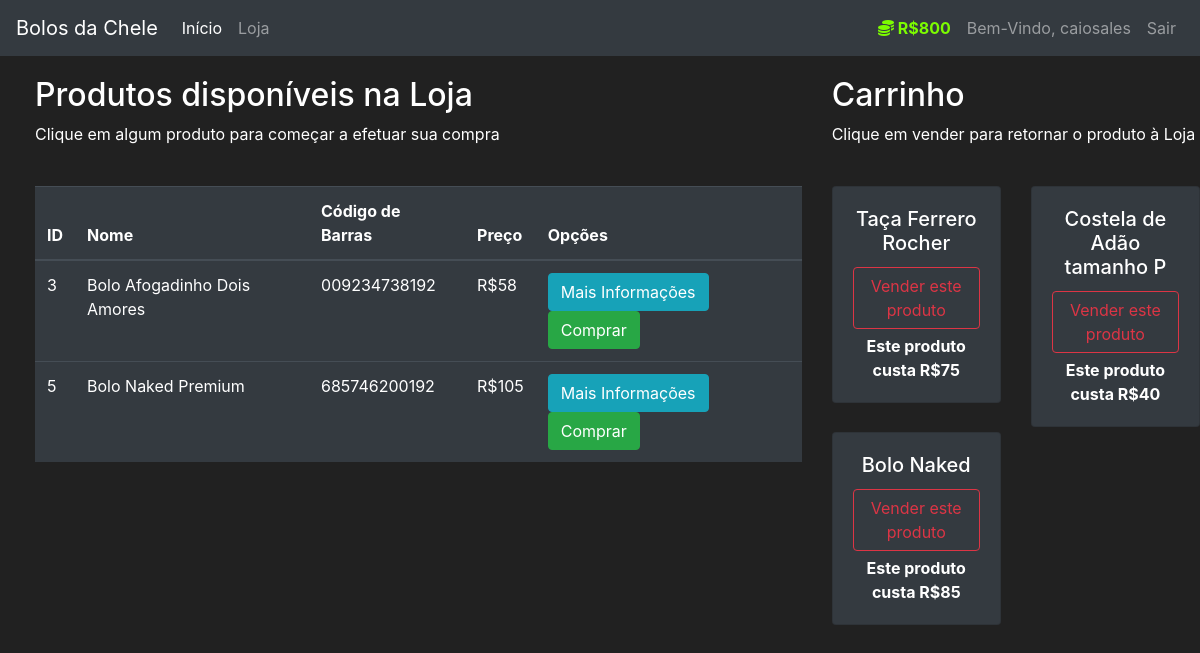
/market (signed in), run on the app's committed database.
### market/models.py (models this page shows, shortened)
class User(db.Model, UserMixin):
    id = db.Column(db.Integer(), primary_key=True)
    username = db.Column(db.String(length=30), nullable=False, unique=True)
    email_address = db.Column(db.String(length=50), nullable=False, unique=True)
    password_hash = db.Column(db.String(length=60), nullable=False)
    budget = db.Column(db.Integer(), nullable=False, default=1000)
    items = db.relationship('Item', backref='owned_user', lazy=True)
    @property
    def prettier_budget(self):
        if len(str(self.budget)) >= 4:
            return f'R${str(self.budget)[:-3]},{str(self.budget)[-3:]}'
        else:
            return f"R${self.budget}"
    @property
    def password(self):
        return self.password

class Item(db.Model):
    id = db.Column(db.Integer(), primary_key=True)
    name = db.Column(db.String(length=30), nullable=False, unique=True)
    price = db.Column(db.Integer(), nullable=False)
    barcode = db.Column(db.String(length=12), nullable=False, unique=True)
    description = db.Column(db.String(length=1024), nullable=False, unique=True)
    owner = db.Column(db.Integer(), db.ForeignKey('user.id'))

### market/routes.py (the view, shortened to what this page needs)
@app.route('/market', methods=['GET', 'POST'])
@login_required
def market_page():
    purchase_form = PurchaseItemForm()
    selling_form = SellItemForm()
    if request.method == "GET":
        items = Item.query.filter_by(owner=None)
        owned_items = Item.query.filter_by(owner=current_user.id)
        return render_template('market.html', items=items, purchase_form=purchase_form, owned_items=owned_items, selling_form=selling_form)

### market/models.py (called while the page is built)
@login_manager.user_loader
def load_user(user_id):
    return User.query.get(int(user_id))

### market/templates/market.html (shortened to what this page needs)
{% extends 'base.html' %}
{% block content %}
<div class="row" style="margin-top:20px; margin-left:20px">
   <div class="col-8">
       <h2>Produtos disponíveis na Loja</h2>
       <p>Clique em algum produto para começar a efetuar sua compra</p>
       <br>
      <table class="table table-hover table-dark">
         <thead>
            <tr>
               <th scope="col">ID</th>
               <th scope="col">Nome</th>
               <th scope="col">Código de Barras</th>
               <th scope="col">Preço</th>
               <th scope="col">Opções</th>
            </tr>
         </thead>
         <tbody>
            {% for item in items %}
            <tr>
               <td>{{ item.id }}</td>
               <td>{{ item.name }}</td>
               <td>{{ item.barcode }}</td>
               <td>R${{ item.price }}</td>
               <td>
                  <button class="btn btn-outline btn-info" data-toggle="modal" data-target="#Modal-MoreInfo-{{ item.id }}">Mais Informações</button>
                  <button class="btn btn-outline btn-success" data-toggle="modal" data-target="#Modal-PurchaseConfirm-{{ item.id }}">Comprar</button>
               </td>
            </tr>
            {% endfor %}
         </tbody>
      </table>
   </div>
   <div class="col-4">
        <h2>Carrinho</h2>
        <p>Clique em vender para retornar o produto à Loja</p>
        <br>
        <div class="row">
           {% for owned_item in owned_items %}
             <div class="col-md-6">
                 <div style="margin-bottom: 5px" class="card text-center bg-dark">
                      <div class="card-body">
                          <h5 class="card-title">{{ owned_item.name }}</h5>
                          <button type="button" class="btn btn-outline-danger" style="margin-bottom: 5px"
                                  data-toggle="modal" data-target="#Modal-SellingConfirm-{{ owned_item.id }}">
                              Vender este produto
                          </button>
                          <p class="card-text"><strong>
                              Este produto custa R${{ owned_item.price }}
                          </strong></p>
                      </div>
                  </div>
             </div>
           {% endfor %}
        </div>
   </div>
</div>
{% endblock %}

### market/templates/base.html (shortened to what this page needs)
<!doctype html>
<html lang="pt-br">
   <head>
      <link rel="stylesheet" href="https://cdn.jsdelivr.net/npm/bootstrap@4.5.3/dist/css/bootstrap.min.css">
   </head>
   <body>
    <nav class="navbar navbar-expand-md navbar-dark bg-dark">
      <a class="navbar-brand" href="#">Bolos da Chele</a>
      <div class="collapse navbar-collapse" id="navbarNav">
        <ul class="navbar-nav mr-auto">
            <li class="nav-item active">
                <a class="nav-link" href="{{ url_for('home_page') }}">Início <span class="sr-only">(current)</span></a>
            </li>
            <li class="nav-item">
                <a class="nav-link" href="{{ url_for('market_page') }}">Loja</a>
            </li>
        </ul>
          {% if current_user.is_authenticated %}
            <ul class="navbar-nav">
                <li class="nav-item">
                    <a class="nav-link" style="color: lawngreen; font-weight: bold">
                        <i class="fas fa-coins"></i>
                        {{ current_user.prettier_budget }}
                    </a>
                </li>
                <li class="nav-item">
                    <a class="nav-link">Bem-Vindo, {{ current_user.username }}</a>
                </li>
                <li class="nav-item">
                    <a class="nav-link" href="{{ url_for('logout_page') }}">Sair</a>
                </li>
            </ul>
          {% endif %}
      </div>
    </nav>
      {% block content %}
      {% endblock %}
   </body>
</html>

### market/templates/base.html (style rules this page uses)
body { background-color: #212121; color: white }

### data on the page
User: prettier_budget "R$800", username "caiosales"
Item: id "3", name "Bolo Afogadinho Dois Amores", barcode "009234738192", price "58"
Item: id "5", name "Bolo Naked Premium", barcode "685746200192", price "105"
Item: name "Taça Ferrero Rocher", price "75"
Item: name "Costela de Adão tamanho P", price "40"
Item: name "Bolo Naked", price "85"
